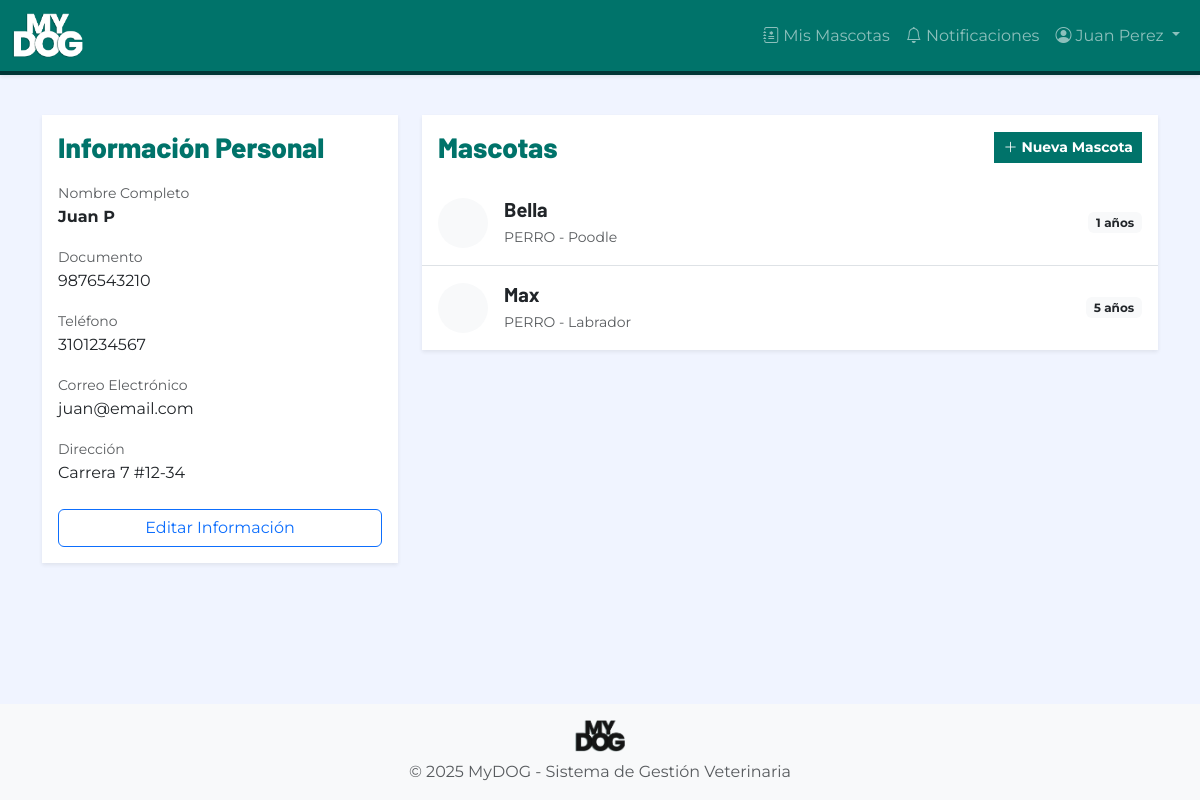
Screenshot of /propietarios/3/ (signed in) with the database file from the repository.
### autenticacion/models.py (models this page shows, shortened)
class Usuario(AbstractUser):
    ROL_CHOICES = [
        ('ADMIN', 'Administrador'),
        ('VETERINARIO', 'Veterinario'),
        ('ADMINISTRATIVO', 'Personal Administrativo'),
        ('PROPIETARIO', 'Propietario'),
    ]
    rol = models.CharField(
        max_length=20,
        choices=ROL_CHOICES,
        verbose_name='Rol',
        help_text='Rol del usuario en el sistema'
    )
    activo = models.BooleanField(
        default=True,
        verbose_name='Activo',
        help_text='Indica si el usuario puede acceder al sistema'
    )
    intentos_fallidos = models.IntegerField(
        default=0,
        verbose_name='Intentos fallidos',
        help_text='Número de intentos fallidos de login consecutivos'
    )
    bloqueado_hasta = models.DateTimeField(
        null=True,
        blank=True,
        verbose_name='Bloqueado hasta',
        help_text='Fecha y hora hasta la cual el usuario está bloqueado'
    )
    foto_perfil = models.ImageField(
        upload_to='perfiles/',
        null=True,
        blank=True,
        verbose_name='Foto de perfil'
    )
    telefono = models.CharField(
        max_length=15,
        blank=True,
        verbose_name='Teléfono'
    )
    fecha_creacion = models.DateTimeField(
        auto_now_add=True,
        verbose_name='Fecha de creación'
    )
    fecha_modificacion = models.DateTimeField(
        auto_now=True,
        verbose_name='Fecha de modificación'
    )
    class Meta:
        verbose_name = 'Usuario'
        verbose_name_plural = 'Usuarios'
        ordering = ['-fecha_creacion']
    def es_admin(self):
        return self.rol == 'ADMIN'

### propietarios/models.py (models this page shows, shortened)
class Propietario(models.Model):
    usuario = models.OneToOneField(
        'autenticacion.Usuario',
        on_delete=models.CASCADE,
        related_name='propietario',
        verbose_name='Usuario',
        help_text='Usuario del sistema asociado al propietario'
    )
    nombre = models.CharField(
        max_length=100,
        verbose_name='Nombre completo',
        help_text='Nombre completo del propietario (3-100 caracteres)'
    )
    documento = models.CharField(
        max_length=20,
        unique=True,
        verbose_name='Documento de identidad',
        help_text='Número de documento único del propietario'
    )
    telefono_validator = RegexValidator(
        regex=r'^\d{7,15}$',
        message='El teléfono debe contener entre 7 y 15 dígitos numéricos'
    )
    telefono = models.CharField(
        max_length=15,
        validators=[telefono_validator],
        verbose_name='Teléfono',
        help_text='Teléfono de contacto (7-15 dígitos)'
    )
    correo = models.EmailField(
        unique=True,
        validators=[EmailValidator()],
        verbose_name='Correo electrónico',
        help_text='Correo electrónico único del propietario'
    )
    direccion = models.TextField(
        max_length=200,
        blank=True,
        verbose_name='Dirección',
        help_text='Dirección de residencia (opcional, máx 200 caracteres)'
    )
    fecha_registro = models.DateTimeField(
        auto_now_add=True,
        verbose_name='Fecha de registro'
    )
    fecha_modificacion = models.DateTimeField(
        auto_now=True,
        verbose_name='Fecha de modificación'
    )
    activo = models.BooleanField(
        default=True,
        verbose_name='Activo',
        help_text='Indica si el propietario está activo en el sistema'
    )
    class Meta:
        verbose_name = 'Propietario'
        verbose_name_plural = 'Propietarios'
        ordering = ['-fecha_registro']
        indexes = [
            models.Index(fields=['documento']),
            models.Index(fields=['correo']),
        ]

### mascotas/models.py (models this page shows, shortened)
class Mascota(models.Model):
    ESPECIE_CHOICES = [
        ('PERRO', 'Perro'),
        ('GATO', 'Gato'),
        ('AVE', 'Ave'),
        ('ROEDOR', 'Roedor'),
        ('REPTIL', 'Reptil'),
        ('OTRO', 'Otro'),
    ]
    SEXO_CHOICES = [
        ('M', 'Macho'),
        ('H', 'Hembra'),
    ]
    propietario = models.ForeignKey(
        'propietarios.Propietario',
        on_delete=models.PROTECT,
        related_name='mascotas',
        verbose_name='Propietario',
        help_text='Propietario actual de la mascota'
    )
    nombre = models.CharField(
        max_length=50,
        verbose_name='Nombre',
        help_text='Nombre de la mascota (2-50 caracteres)'
    )
    especie = models.CharField(
        max_length=10,
        choices=ESPECIE_CHOICES,
        verbose_name='Especie',
        help_text='Especie de la mascota'
    )
    raza = models.CharField(
        max_length=50,
        verbose_name='Raza',
        help_text='Raza de la mascota'
    )
    edad = models.PositiveIntegerField(
        validators=[MinValueValidator(0)],
        verbose_name='Edad',
        help_text='Edad de la mascota en años'
    )
    peso = models.DecimalField(
        max_digits=5,
        decimal_places=2,
        null=True,
        blank=True,
        validators=[MinValueValidator(0.01)],
        verbose_name='Peso',
        help_text='Peso de la mascota en kilogramos (opcional)'
    )
    sexo = models.CharField(
        max_length=1,
        choices=SEXO_CHOICES,
        blank=True,
        verbose_name='Sexo',
        help_text='Sexo de la mascota (opcional)'
    )
    observaciones = models.TextField(
        max_length=300,
        blank=True,
        verbose_name='Observaciones',
        help_text='Observaciones adicionales (máx 300 caracteres)'
    )
    foto = models.ImageField(
        upload_to='mascotas/',
        null=True,
        blank=True,
        verbose_name='Foto',
        help_text='Foto de la mascota'
    )
    activo = models.BooleanField(
        default=True,
        verbose_name='Activo',
        help_text='Indica si la mascota está activa (no transferida ni fallecida)'
    )
    fecha_registro = models.DateTimeField(
        auto_now_add=True,
        verbose_name='Fecha de registro'
    )
    fecha_modificacion = models.DateTimeField(
        auto_now=True,
        verbose_name='Fecha de modificación'
    )
    class Meta:
        verbose_name = 'Mascota'
        verbose_name_plural = 'Mascotas'
        ordering = ['-fecha_registro']
        indexes = [
            models.Index(fields=['propietario', 'nombre']),
            models.Index(fields=['especie']),
        ]

### propietarios/views.py (the view)
# urls.py: path('<int:pk>/', views.detalle_propietario, name='detalle'),
@login_required
def detalle_propietario(request, pk):
    propietario = get_object_or_404(Propietario, pk=pk)
    if request.user.rol == 'PROPIETARIO' and propietario.usuario_id != request.user.id:
        return redirect('home')
    return render(request, 'propietarios/detalle.html', {'propietario': propietario})

### templates/propietarios/detalle.html (shortened to what this page needs)
{% extends 'base.html' %}
{% block content %}
<div class="row">
    <div class="col-md-4 mb-4">
        <div class="card shadow-sm border-0 h-100">
            <div class="card-body">
                <h3 class="font-titulo text-primary-mydog mb-3">Información Personal</h3>
                <div class="mb-3">
                    <label class="text-muted small">Nombre Completo</label>
                    <p class="fw-bold mb-0">{{ propietario.nombre }}</p>
                </div>
                <div class="mb-3">
                    <label class="text-muted small">Documento</label>
                    <p class="mb-0">{{ propietario.documento }}</p>
                </div>
                <div class="mb-3">
                    <label class="text-muted small">Teléfono</label>
                    <p class="mb-0">{{ propietario.telefono }}</p>
                </div>
                <div class="mb-3">
                    <label class="text-muted small">Correo Electrónico</label>
                    <p class="mb-0">{{ propietario.correo }}</p>
                </div>
                <div class="mb-3">
                    <label class="text-muted small">Dirección</label>
                    <p class="mb-0">{{ propietario.direccion|default:"No registrada" }}</p>
                </div>
                {% if user.rol != 'PROPIETARIO' or user.propietario.id == propietario.pk %}
                <div class="d-grid gap-2 mt-4">
                    <a href="{% url 'propietarios:editar' propietario.pk %}" class="btn btn-outline-primary">Editar Información</a>
                </div>
                {% endif %}
            </div>
        </div>
    </div>
    <div class="col-md-8">
        <div class="card shadow-sm border-0">
            <div class="card-header bg-white border-0 py-3 d-flex justify-content-between align-items-center">
                <h3 class="font-titulo text-primary-mydog mb-0">Mascotas</h3>
                {% if user.rol != 'PROPIETARIO' or user.propietario.id == propietario.pk %}
                <a href="{% url 'mascotas:registrar' propietario.pk %}" class="btn btn-sm btn-primary-mydog">
                    <i class="bi bi-plus-lg"></i> Nueva Mascota
                </a>
                {% endif %}
            </div>
            <div class="card-body p-0">
                <div class="list-group list-group-flush">
                    {% for mascota in propietario.mascotas.all %}
                    <a href="{% url 'mascotas:editar' mascota.pk %}" class="list-group-item list-group-item-action p-3">
                        <div class="d-flex w-100 justify-content-between align-items-center">
                            <div class="d-flex align-items-center gap-3">
                                {% if mascota.foto %}
                                    <img src="{{ mascota.foto.url }}" alt="{{ mascota.nombre }}" class="rounded-circle" width="50" height="50" style="object-fit: cover;">
                                {% else %}
                                    <div class="bg-light rounded-circle d-flex align-items-center justify-content-center" style="width: 50px; height: 50px;">
                                    </div>
                                {% endif %}
                                <div>
                                    <h5 class="mb-1 fw-bold">{{ mascota.nombre }}</h5>
                                    <small class="text-muted">{{ mascota.especie }} - {{ mascota.raza }}</small>
                                </div>
                            </div>
                            <span class="badge bg-light text-dark">{{ mascota.edad }} años</span>
                        </div>
                    </a>
                    {% empty %}
                    <div class="text-center py-4 text-muted">
                        <p class="mb-0">Este propietario no tiene mascotas registradas.</p>
                    </div>
                    {% endfor %}
                </div>
            </div>
        </div>
    </div>
</div>
{% endblock %}

### templates/base.html (shortened to what this page needs)
{% load static %}
<!DOCTYPE html>
<html lang="es">
<head>
    <link href="https://cdn.jsdelivr.net/npm/bootstrap@5.3.0/dist/css/bootstrap.min.css" rel="stylesheet">
    <link rel="stylesheet" href="https://cdn.jsdelivr.net/npm/bootstrap-icons@1.11.0/font/bootstrap-icons.css">
    <link rel="stylesheet" href="{% static 'css/base.css' %}">
    <link rel="stylesheet" href="{% static 'css/responsive.css' %}">
</head>
<body>
    <nav class="navbar navbar-expand-lg navbar-dark bg-primary-mydog shadow-sm">
        <div class="container-fluid">
            <a class="navbar-brand" href="{% url 'home' %}">
                <img src="{% static 'img/logo-mydog-blanco.png' %}" alt="MyDOG" height="45" class="d-inline-block">
            </a>
            <div class="collapse navbar-collapse" id="navbarNav">
                <ul class="navbar-nav ms-auto">
                    {% if user.is_authenticated %}
                        <li class="nav-item">
                            <a class="nav-link" href="{% url 'historiales:mis_mascotas' %}">
                                <i class="bi bi-journal-medical"></i>
                                {% if user.rol == 'PROPIETARIO' %}Mis Mascotas{% else %}Historiales{% endif %}
                            </a>
                        </li>
                        <li class="nav-item">
                            <a class="nav-link" href="{% url 'notificaciones:lista' %}">
                                <i class="bi bi-bell"></i> Notificaciones
                            </a>
                        </li>
                        <li class="nav-item dropdown">
                            <a class="nav-link dropdown-toggle" href="#" role="button" data-bs-toggle="dropdown">
                                <i class="bi bi-person-circle"></i> {{ user.get_full_name|default:user.username }}
                            </a>
                        </li>
                    {% else %}
                        <li class="nav-item">
                            <a class="nav-link" href="{% url 'autenticacion:login' %}">Iniciar Sesión</a>
                        </li>
                    {% endif %}
                </ul>
            </div>
        </div>
    </nav>
    <main class="container py-4">
        {% block content %}{% endblock %}
    </main>
    <footer class="footer mt-auto py-3 bg-light">
        <div class="container text-center">
            <img src="{% static 'img/logo-mydog-negro.png' %}" alt="MyDOG" height="32" class="mb-2">
            <p class="text-muted mb-0">&copy; 2025 MyDOG - Sistema de Gestión Veterinaria</p>
        </div>
    </footer>
</body>
</html>

### static/css/base.css (style rules this page uses)
:root { --color-primary: #00736A; --color-secondary: #003535; --color-accent: #F95C32; --color-accent-light: #0FF7750; --color-bg-light: #F0F4FF; --color-gray: #CCCBD1; --color-white: #FFFFFF; --color-black: #000000; --font-titulo: 'Barlow', sans-serif; --font-subtitulo: 'Montserrat', sans-serif; --font-texto: 'Montserrat', sans-serif; }
body { font-family: var(--font-texto); background-color: var(--color-bg-light); color: var(--color-black); }
h1, h2, h3, h4, h5, h6, .font-titulo { font-family: var(--font-titulo); font-weight: 800; }
.bg-primary-mydog { background-color: var(--color-primary) !important; }
.text-primary-mydog { color: var(--color-primary) !important; }
.btn-primary-mydog { background-color: var(--color-primary); border-color: var(--color-primary); color: var(--color-white); font-family: var(--font-subtitulo); font-weight: 700; border-radius: 0 !important; }
.card { border-radius: 0 !important; }
.navbar { box-shadow: 0 2px 4px rgba(0,0,0,0.1); box-shadow: none; border-bottom: 4px solid var(--color-secondary); }

### templates/base.html (style rules this page uses)
html, body { height: 100%; }
body { display: flex; flex-direction: column; }
main { flex: 1 0 auto; }
footer { flex-shrink: 0; }

### rows the page displays
Usuario: get_full_name "Juan Perez"
Propietario: nombre "Juan P", documento "9876543210", telefono "3101234567", correo "juan@email.com", direccion "Carrera 7 #12-34"
Mascota: nombre "Bella", especie "PERRO", raza "Poodle", edad "1"
Mascota: nombre "Max", especie "PERRO", raza "Labrador", edad "5"
